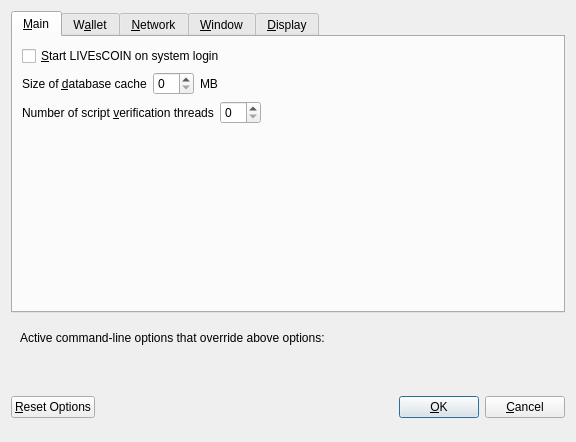
<?xml version="1.0" encoding="UTF-8"?>
<ui version="4.0">
 <class>OptionsDialog</class>
 <widget class="QDialog" name="OptionsDialog">
  <property name="geometry">
   <rect>
    <x>0</x>
    <y>0</y>
    <width>576</width>
    <height>442</height>
   </rect>
  </property>
  <property name="windowTitle">
   <string>Options</string>
  </property>
  <property name="modal">
   <bool>true</bool>
  </property>
  <layout class="QVBoxLayout" name="verticalLayout">
   <item>
    <widget class="QTabWidget" name="tabWidget">
     <property name="currentIndex">
      <number>0</number>
     </property>
     <widget class="QWidget" name="tabMain">
      <attribute name="title">
       <string>&amp;Main</string>
      </attribute>
      <layout class="QVBoxLayout" name="verticalLayout_Main">
       <item>
        <widget class="QCheckBox" name="bitcoinAtStartup">
         <property name="toolTip">
          <string>Automatically start LIVEsCOIN after logging in to the system.</string>
         </property>
         <property name="text">
          <string>&amp;Start LIVEsCOIN on system login</string>
         </property>
        </widget>
       </item>
       <item>
        <layout class="QHBoxLayout" name="horizontalLayout_2_Main">
         <item>
          <widget class="QLabel" name="databaseCacheLabel">
           <property name="text">
            <string>Size of &amp;database cache</string>
           </property>
           <property name="textFormat">
            <enum>Qt::PlainText</enum>
           </property>
           <property name="buddy">
            <cstring>databaseCache</cstring>
           </property>
          </widget>
         </item>
         <item>
          <widget class="QSpinBox" name="databaseCache"/>
         </item>
         <item>
          <widget class="QLabel" name="databaseCacheUnitLabel">
           <property name="text">
            <string>MB</string>
           </property>
           <property name="textFormat">
            <enum>Qt::PlainText</enum>
           </property>
          </widget>
         </item>
         <item>
          <spacer name="horizontalSpacer_2_Main">
           <property name="orientation">
            <enum>Qt::Horizontal</enum>
           </property>
           <property name="sizeHint" stdset="0">
            <size>
             <width>40</width>
             <height>20</height>
            </size>
           </property>
          </spacer>
         </item>
        </layout>
       </item>
       <item>
        <layout class="QHBoxLayout" name="horizontalLayout_3_Main">
         <item>
          <widget class="QLabel" name="threadsScriptVerifLabel">
           <property name="text">
            <string>Number of script &amp;verification threads</string>
           </property>
           <property name="textFormat">
            <enum>Qt::PlainText</enum>
           </property>
           <property name="buddy">
            <cstring>threadsScriptVerif</cstring>
           </property>
          </widget>
         </item>
         <item>
          <widget class="QSpinBox" name="threadsScriptVerif">
           <property name="toolTip">
            <string>(0 = auto, &lt;0 = leave that many cores free)</string>
           </property>
          </widget>
         </item>
         <item>
          <spacer name="horizontalSpacer_3_Main">
           <property name="orientation">
            <enum>Qt::Horizontal</enum>
           </property>
           <property name="sizeHint" stdset="0">
            <size>
             <width>40</width>
             <height>20</height>
            </size>
           </property>
          </spacer>
         </item>
        </layout>
       </item>
       <item>
        <spacer name="verticalSpacer_2">
         <property name="orientation">
          <enum>Qt::Vertical</enum>
         </property>
         <property name="sizeHint" stdset="0">
          <size>
           <width>20</width>
           <height>40</height>
          </size>
         </property>
        </spacer>
       </item>
      </layout>
     </widget>
     <widget class="QWidget" name="tabWallet">
      <attribute name="title">
       <string>W&amp;allet</string>
      </attribute>
      <layout class="QVBoxLayout" name="verticalLayout_Wallet">
       <item>
        <widget class="QGroupBox" name="groupBox">
         <property name="title">
          <string>Expert</string>
         </property>
         <layout class="QVBoxLayout" name="verticalLayout_2">
          <item>
           <widget class="QCheckBox" name="coinControlFeatures">
            <property name="toolTip">
             <string>Whether to show coin control features or not.</string>
            </property>
            <property name="text">
             <string>Enable coin &amp;control features</string>
            </property>
           </widget>
          </item>
          <item>
           <widget class="QCheckBox" name="showMasternodesTab">
            <property name="toolTip">
             <string>Show additional tab listing all your masternodes in first sub-tab&lt;br/&gt;and all masternodes on the network in second sub-tab.</string>
            </property>
            <property name="text">
             <string>Show Masternodes Tab</string>
            </property>
           </widget>
          </item>
          <item>
           <widget class="QCheckBox" name="spendZeroConfChange">
            <property name="toolTip">
             <string>If you disable the spending of unconfirmed change, the change from a transaction&lt;br/&gt;cannot be used until that transaction has at least one confirmation.&lt;br/&gt;This also affects how your balance is computed.</string>
            </property>
            <property name="text">
             <string>&amp;Spend unconfirmed change</string>
            </property>
           </widget>
          </item>
         </layout>
        </widget>
       </item>
       <item>
        <spacer name="verticalSpacer_Wallet">
         <property name="orientation">
          <enum>Qt::Vertical</enum>
         </property>
         <property name="sizeHint" stdset="0">
          <size>
           <width>20</width>
           <height>40</height>
          </size>
         </property>
        </spacer>
       </item>
      </layout>
     </widget>
     <widget class="QWidget" name="tabNetwork">
      <attribute name="title">
       <string>&amp;Network</string>
      </attribute>
      <layout class="QVBoxLayout" name="verticalLayout_Network">
       <item>
        <widget class="QCheckBox" name="mapPortUpnp">
         <property name="toolTip">
          <string>Automatically open the LIVEsCOIN client port on the router. This only works when your router supports UPnP and it is enabled.</string>
         </property>
         <property name="text">
          <string>Map port using &amp;UPnP</string>
         </property>
        </widget>
       </item>
       <item>
        <widget class="QCheckBox" name="allowIncoming">
         <property name="toolTip">
          <string>Accept connections from outside</string>
         </property>
         <property name="text">
          <string>Allow incoming connections</string>
         </property>
        </widget>
       </item>
       <item>
        <widget class="QCheckBox" name="connectSocks">
         <property name="toolTip">
          <string>Connect to the LIVEsCOIN network through a SOCKS5 proxy.</string>
         </property>
         <property name="text">
          <string>&amp;Connect through SOCKS5 proxy (default proxy):</string>
         </property>
        </widget>
       </item>
       <item>
        <layout class="QHBoxLayout" name="horizontalLayout_1_Network">
         <item>
          <widget class="QLabel" name="proxyIpLabel">
           <property name="text">
            <string>Proxy &amp;IP:</string>
           </property>
           <property name="textFormat">
            <enum>Qt::PlainText</enum>
           </property>
           <property name="buddy">
            <cstring>proxyIp</cstring>
           </property>
          </widget>
         </item>
         <item>
          <widget class="QValidatedLineEdit" name="proxyIp">
           <property name="minimumSize">
            <size>
             <width>140</width>
             <height>0</height>
            </size>
           </property>
           <property name="maximumSize">
            <size>
             <width>140</width>
             <height>16777215</height>
            </size>
           </property>
           <property name="toolTip">
            <string>IP address of the proxy (e.g. IPv4: 127.0.0.1 / IPv6: ::1)</string>
           </property>
          </widget>
         </item>
         <item>
          <widget class="QLabel" name="proxyPortLabel">
           <property name="text">
            <string>&amp;Port:</string>
           </property>
           <property name="textFormat">
            <enum>Qt::PlainText</enum>
           </property>
           <property name="buddy">
            <cstring>proxyPort</cstring>
           </property>
          </widget>
         </item>
         <item>
          <widget class="QLineEdit" name="proxyPort">
           <property name="minimumSize">
            <size>
             <width>55</width>
             <height>0</height>
            </size>
           </property>
           <property name="maximumSize">
            <size>
             <width>55</width>
             <height>16777215</height>
            </size>
           </property>
           <property name="toolTip">
            <string>Port of the proxy (e.g. 9050)</string>
           </property>
          </widget>
         </item>
         <item>
          <spacer name="horizontalSpacer_1_Network">
           <property name="orientation">
            <enum>Qt::Horizontal</enum>
           </property>
           <property name="sizeHint" stdset="0">
            <size>
             <width>40</width>
             <height>20</height>
            </size>
           </property>
          </spacer>
         </item>
        </layout>
       </item>
       <item>
        <spacer name="verticalSpacer_Network">
         <property name="orientation">
          <enum>Qt::Vertical</enum>
         </property>
         <property name="sizeHint" stdset="0">
          <size>
           <width>20</width>
           <height>40</height>
          </size>
         </property>
        </spacer>
       </item>
      </layout>
     </widget>
     <widget class="QWidget" name="tabWindow">
      <attribute name="title">
       <string>&amp;Window</string>
      </attribute>
      <layout class="QVBoxLayout" name="verticalLayout_Window">
       <item>
        <widget class="QCheckBox" name="minimizeToTray">
         <property name="toolTip">
          <string>Show only a tray icon after minimizing the window.</string>
         </property>
         <property name="text">
          <string>&amp;Minimize to the tray instead of the taskbar</string>
         </property>
        </widget>
       </item>
       <item>
        <widget class="QCheckBox" name="minimizeOnClose">
         <property name="toolTip">
          <string>Minimize instead of exit the application when the window is closed. When this option is enabled, the application will be closed only after selecting Quit in the menu.</string>
         </property>
         <property name="text">
          <string>M&amp;inimize on close</string>
         </property>
        </widget>
       </item>
       <item>
        <spacer name="verticalSpacer_Window">
         <property name="orientation">
          <enum>Qt::Vertical</enum>
         </property>
         <property name="sizeHint" stdset="0">
          <size>
           <width>20</width>
           <height>40</height>
          </size>
         </property>
        </spacer>
       </item>
      </layout>
     </widget>
     <widget class="QWidget" name="tabDisplay">
      <attribute name="title">
       <string>&amp;Display</string>
      </attribute>
      <layout class="QVBoxLayout" name="verticalLayout_Display">
       <item>
        <layout class="QHBoxLayout" name="horizontalLayout_1_Display">
         <item>
          <widget class="QLabel" name="langLabel">
           <property name="text">
            <string>User Interface &amp;language:</string>
           </property>
           <property name="textFormat">
            <enum>Qt::PlainText</enum>
           </property>
           <property name="buddy">
            <cstring>lang</cstring>
           </property>
          </widget>
         </item>
         <item>
          <widget class="QValueComboBox" name="lang">
           <property name="toolTip">
            <string>The user interface language can be set here. This setting will take effect after restarting LIVEsCOIN.</string>
           </property>
          </widget>
         </item>
        </layout>
       </item>
       <item>
        <widget class="QLabel" name="label_3">
         <property name="toolTip">
          <string notr="true"/>
         </property>
         <property name="statusTip">
          <string notr="true"/>
         </property>
         <property name="whatsThis">
          <string notr="true"/>
         </property>
         <property name="accessibleName">
          <string notr="true"/>
         </property>
         <property name="text">
          <string>Language missing or translation incomplete? Help contributing translations here:
https://www.transifex.com/livescoin-project/livescoin-project-translations</string>
         </property>
         <property name="wordWrap">
          <bool>true</bool>
         </property>
         <property name="openExternalLinks">
          <bool>true</bool>
         </property>
         <property name="textInteractionFlags">
          <set>Qt::TextBrowserInteraction</set>
         </property>
        </widget>
       </item>
       <item>
        <layout class="QHBoxLayout" name="horizontalLayout_4_Display" stretch="0,0">
         <item>
          <widget class="QLabel" name="themeLabel">
           <property name="text">
            <string>User Interface Theme:</string>
           </property>
          </widget>
         </item>
         <item>
          <widget class="QValueComboBox" name="theme"/>
         </item>
        </layout>
       </item>
       <item>
        <widget class="Line" name="line">
         <property name="orientation">
          <enum>Qt::Horizontal</enum>
         </property>
        </widget>
       </item>
       <item>
        <layout class="QHBoxLayout" name="horizontalLayout_2_Display">
         <item>
          <widget class="QLabel" name="unitLabel">
           <property name="text">
            <string>&amp;Unit to show amounts in:</string>
           </property>
           <property name="textFormat">
            <enum>Qt::PlainText</enum>
           </property>
           <property name="buddy">
            <cstring>unit</cstring>
           </property>
          </widget>
         </item>
         <item>
          <widget class="QValueComboBox" name="unit">
           <property name="toolTip">
            <string>Choose the default subdivision unit to show in the interface and when sending coins.</string>
           </property>
          </widget>
         </item>
        </layout>
       </item>
       <item>
        <layout class="QHBoxLayout" name="horizontalLayout_5_Display">
         <item>
          <widget class="QLabel" name="digitsLabel">
           <property name="text">
            <string>Decimal digits</string>
           </property>
          </widget>
         </item>
         <item>
          <widget class="QValueComboBox" name="digits"/>
         </item>
        </layout>
       </item>
       <item>
        <layout class="QHBoxLayout" name="horizontalLayout_3_Display">
         <item>
          <widget class="QLabel" name="thirdPartyTxUrlsLabel">
           <property name="toolTip">
            <string>Third party URLs (e.g. a block explorer) that appear in the transactions tab as context menu items. %s in the URL is replaced by transaction hash. Multiple URLs are separated by vertical bar |.</string>
           </property>
           <property name="text">
            <string>Third party transaction URLs</string>
           </property>
           <property name="buddy">
            <cstring>thirdPartyTxUrls</cstring>
           </property>
          </widget>
         </item>
         <item>
          <widget class="QLineEdit" name="thirdPartyTxUrls">
           <property name="toolTip">
            <string>Third party URLs (e.g. a block explorer) that appear in the transactions tab as context menu items. %s in the URL is replaced by transaction hash. Multiple URLs are separated by vertical bar |.</string>
           </property>
          </widget>
         </item>
        </layout>
       </item>
       <item>
        <spacer name="verticalSpacer">
         <property name="orientation">
          <enum>Qt::Vertical</enum>
         </property>
         <property name="sizeHint" stdset="0">
          <size>
           <width>20</width>
           <height>40</height>
          </size>
         </property>
        </spacer>
       </item>
      </layout>
     </widget>
    </widget>
   </item>
   <item>
    <widget class="QFrame" name="frame">
     <layout class="QVBoxLayout" name="verticalLayout_Bottom">
      <item>
       <layout class="QHBoxLayout" name="horizontalLayout_Bottom">
        <item>
         <widget class="QLabel" name="overriddenByCommandLineInfoLabel">
          <property name="text">
           <string>Active command-line options that override above options:</string>
          </property>
          <property name="textFormat">
           <enum>Qt::PlainText</enum>
          </property>
         </widget>
        </item>
        <item>
         <spacer name="horizontalSpacer_Bottom">
          <property name="orientation">
           <enum>Qt::Horizontal</enum>
          </property>
          <property name="sizeHint" stdset="0">
           <size>
            <width>40</width>
            <height>20</height>
           </size>
          </property>
         </spacer>
        </item>
       </layout>
      </item>
      <item>
       <widget class="QLabel" name="overriddenByCommandLineLabel">
        <property name="text">
         <string/>
        </property>
        <property name="textFormat">
         <enum>Qt::PlainText</enum>
        </property>
        <property name="wordWrap">
         <bool>true</bool>
        </property>
       </widget>
      </item>
     </layout>
    </widget>
   </item>
   <item>
    <layout class="QHBoxLayout" name="horizontalLayout_Buttons">
     <item>
      <widget class="QPushButton" name="resetButton">
       <property name="toolTip">
        <string>Reset all client options to default.</string>
       </property>
       <property name="text">
        <string>&amp;Reset Options</string>
       </property>
       <property name="autoDefault">
        <bool>false</bool>
       </property>
      </widget>
     </item>
     <item>
      <spacer name="horizontalSpacer_1">
       <property name="orientation">
        <enum>Qt::Horizontal</enum>
       </property>
       <property name="sizeHint" stdset="0">
        <size>
         <width>40</width>
         <height>48</height>
        </size>
       </property>
      </spacer>
     </item>
     <item>
      <widget class="QLabel" name="statusLabel">
       <property name="minimumSize">
        <size>
         <width>200</width>
         <height>0</height>
        </size>
       </property>
       <property name="font">
        <font>
         <weight>75</weight>
         <bold>true</bold>
        </font>
       </property>
       <property name="text">
        <string/>
       </property>
       <property name="textFormat">
        <enum>Qt::PlainText</enum>
       </property>
       <property name="wordWrap">
        <bool>true</bool>
       </property>
      </widget>
     </item>
     <item>
      <spacer name="horizontalSpacer_2">
       <property name="orientation">
        <enum>Qt::Horizontal</enum>
       </property>
       <property name="sizeHint" stdset="0">
        <size>
         <width>40</width>
         <height>48</height>
        </size>
       </property>
      </spacer>
     </item>
     <item>
      <widget class="QPushButton" name="okButton">
       <property name="text">
        <string>&amp;OK</string>
       </property>
       <property name="autoDefault">
        <bool>false</bool>
       </property>
       <property name="default">
        <bool>true</bool>
       </property>
      </widget>
     </item>
     <item>
      <widget class="QPushButton" name="cancelButton">
       <property name="text">
        <string>&amp;Cancel</string>
       </property>
       <property name="autoDefault">
        <bool>false</bool>
       </property>
      </widget>
     </item>
    </layout>
   </item>
  </layout>
 </widget>
 <customwidgets>
  <customwidget>
   <class>QValidatedLineEdit</class>
   <extends>QLineEdit</extends>
   <header>qvalidatedlineedit.h</header>
  </customwidget>
  <customwidget>
   <class>QValueComboBox</class>
   <extends>QComboBox</extends>
   <header>qvaluecombobox.h</header>
  </customwidget>
 </customwidgets>
 <resources/>
 <connections/>
</ui>
